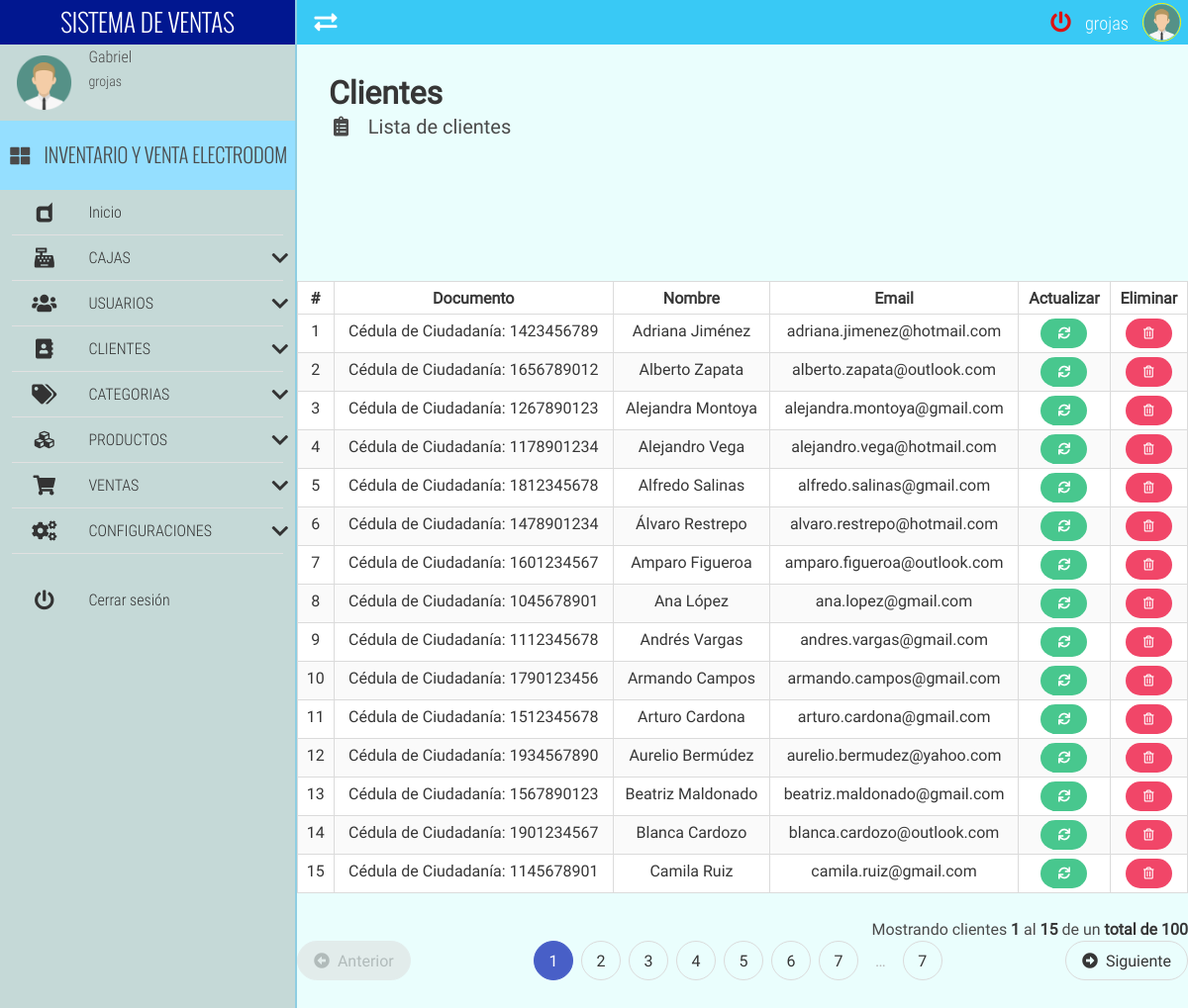
/clientList/ (signed in), run on the app's committed database.
### tables this page shows
CREATE TABLE IF NOT EXISTS `cliente` (
  `cliente_id` int NOT NULL AUTO_INCREMENT,
  `cliente_tipo_documento` varchar(20) NOT NULL,
  `cliente_numero_documento` varchar(35) NOT NULL,
  `cliente_nombre` varchar(50) NOT NULL,
  `cliente_apellido` varchar(50) NOT NULL,
  `cliente_provincia` varchar(30) NOT NULL,
  `cliente_ciudad` varchar(30) NOT NULL,
  `cliente_direccion` varchar(70) NOT NULL,
  `cliente_telefono` varchar(20) NOT NULL,
  `cliente_email` varchar(50) NOT NULL,
  PRIMARY KEY (`cliente_id`)
);

### app/controllers/clientController.php (the view, shortened to what this page needs)
<?php
	class clientController extends mainModel{
		public function listarClienteControlador($pagina,$registros,$url,$busqueda){
			$pagina=$this->limpiarCadena($pagina);
			$registros=$this->limpiarCadena($registros);
			$url=$this->limpiarCadena($url);
			$url=APP_URL.$url."/";
			$busqueda=$this->limpiarCadena($busqueda);
			$tabla="";
			$pagina = (isset($pagina) && $pagina>0) ? (int) $pagina : 1;
			$inicio = ($pagina>0) ? (($pagina * $registros)-$registros) : 0;
			if(isset($busqueda) && $busqueda!=""){
				$consulta_datos="SELECT * FROM cliente WHERE ((cliente_id!='1') AND (cliente_tipo_documento LIKE '%$busqueda%' OR cliente_numero_documento LIKE '%$busqueda%' OR cliente_nombre LIKE '%$busqueda%' OR cliente_apellido LIKE '%$busqueda%' OR cliente_email LIKE '%$busqueda%' OR cliente_provincia LIKE '%$busqueda%' OR cliente_ciudad LIKE '%$busqueda%')) ORDER BY cliente_nombre ASC LIMIT $inicio,$registros";
				$consulta_total="SELECT COUNT(cliente_id) FROM cliente WHERE ((cliente_id!='1') AND (cliente_tipo_documento LIKE '%$busqueda%' OR cliente_numero_documento LIKE '%$busqueda%' OR cliente_nombre LIKE '%$busqueda%' OR cliente_apellido LIKE '%$busqueda%' OR cliente_email LIKE '%$busqueda%' OR cliente_provincia LIKE '%$busqueda%' OR cliente_ciudad LIKE '%$busqueda%'))";
			}else{
				$consulta_datos="SELECT * FROM cliente WHERE cliente_id!='1' ORDER BY cliente_nombre ASC LIMIT $inicio,$registros";
				$consulta_total="SELECT COUNT(cliente_id) FROM cliente WHERE cliente_id!='1'";
			}
			$datos = $this->ejecutarConsulta($consulta_datos);
			$datos = $datos->fetchAll();
			$total = $this->ejecutarConsulta($consulta_total);
			$total = (int) $total->fetchColumn();
			$numeroPaginas =ceil($total/$registros);
			$tabla.='
		        <div class="table-container">
		        <table class="table is-bordered is-striped is-narrow is-hoverable is-fullwidth">
		            <thead>
		                <tr>
		                    <th class="has-text-centered">#</th>
		                    <th class="has-text-centered">Documento</th>
		                    <th class="has-text-centered">Nombre</th>
		                    <th class="has-text-centered">Email</th>
		                    <th class="has-text-centered">Actualizar</th>
		                    <th class="has-text-centered">Eliminar</th>
		                </tr>
		            </thead>
		            <tbody>
		    ';
		    if($total>=1 && $pagina<=$numeroPaginas){
				$contador=$inicio+1;
				$pag_inicio=$inicio+1;
				foreach($datos as $rows){
					$tabla.='
						<tr class="has-text-centered" >
							<td>'.$contador.'</td>
							<td>'.$rows['cliente_tipo_documento'].': '.$rows['cliente_numero_documento'].'</td>
							<td>'.$rows['cliente_nombre'].' '.$rows['cliente_apellido'].'</td>
							<td>'.$rows['cliente_email'].'</td>
			                <td>
			                    <a href="'.APP_URL.'clientUpdate/'.$rows['cliente_id'].'/" class="button is-success is-rounded is-small">
			                    	<i class="fas fa-sync fa-fw"></i>
			                    </a>
			                </td>
			                <td>
			                	<form class="FormularioAjax" action="'.APP_URL.'app/ajax/clienteAjax.php" method="POST" autocomplete="off" >
			                		<input type="hidden" name="modulo_cliente" value="eliminar">
			                		<input type="hidden" name="cliente_id" value="'.$rows['cliente_id'].'">
			                    	<button type="submit" class="button is-danger is-rounded is-small">
			                    		<i class="far fa-trash-alt fa-fw"></i>
			                    	</button>
			                    </form>
			                </td>
						</tr>
					';
					$contador++;
				}
				$pag_final=$contador-1;
			}
			$tabla.='</tbody></table></div>';
			if($total>0 && $pagina<=$numeroPaginas){
				$tabla.='<p class="has-text-right">Mostrando clientes <strong>'.$pag_inicio.'</strong> al <strong>'.$pag_final.'</strong> de un <strong>total de '.$total.'</strong></p>';
				$tabla.=$this->paginadorTablas($pagina,$numeroPaginas,$url,7);
			}
			return $tabla;
		}
	}

### app/views/css/all.css (style rules this page uses)
.fa-fw { text-align: center; width: 1.25em; }
.fa-sync:before { content: "\f021"; }
.fa-trash-alt:before { content: "\f2ed"; }
.far { font-family: 'Font Awesome 5 Free'; font-weight: 400; }

### app/views/css/estilos.css (style rules this page uses)
body,html { height: 100%; width: 100%; margin: 0; padding: 0; font-size: 16px; font-family: "RobotoRegular"; position: relative; background-color: #fff; }

### data on the page
cliente: cliente_tipo_documento "Cédula de Ciudadanía", cliente_numero_documento "1423456789", cliente_nombre "Adriana", cliente_apellido "Jiménez", cliente_email "adriana.jimenez@hotmail.com"
cliente: cliente_tipo_documento "Cédula de Ciudadanía", cliente_numero_documento "1656789012", cliente_nombre "Alberto", cliente_apellido "Zapata", cliente_email "alberto.zapata@outlook.com"
cliente: cliente_tipo_documento "Cédula de Ciudadanía", cliente_numero_documento "1267890123", cliente_nombre "Alejandra", cliente_apellido "Montoya", cliente_email "alejandra.montoya@gmail.com"
cliente: cliente_tipo_documento "Cédula de Ciudadanía", cliente_numero_documento "1178901234", cliente_nombre "Alejandro", cliente_apellido "Vega", cliente_email "alejandro.vega@hotmail.com"
cliente: cliente_tipo_documento "Cédula de Ciudadanía", cliente_numero_documento "1812345678", cliente_nombre "Alfredo", cliente_apellido "Salinas", cliente_email "alfredo.salinas@gmail.com"
cliente: cliente_tipo_documento "Cédula de Ciudadanía", cliente_numero_documento "1478901234", cliente_nombre "Álvaro", cliente_apellido "Restrepo", cliente_email "alvaro.restrepo@hotmail.com"
cliente: cliente_tipo_documento "Cédula de Ciudadanía", cliente_numero_documento "1601234567", cliente_nombre "Amparo", cliente_apellido "Figueroa", cliente_email "amparo.figueroa@outlook.com"
cliente: cliente_tipo_documento "Cédula de Ciudadanía", cliente_numero_documento "1045678901", cliente_nombre "Ana", cliente_apellido "López", cliente_email "ana.lopez@gmail.com"
cliente: cliente_tipo_documento "Cédula de Ciudadanía", cliente_numero_documento "1112345678", cliente_nombre "Andrés", cliente_apellido "Vargas", cliente_email "andres.vargas@gmail.com"
cliente: cliente_tipo_documento "Cédula de Ciudadanía", cliente_numero_documento "1790123456", cliente_nombre "Armando", cliente_apellido "Campos", cliente_email "armando.campos@gmail.com"
cliente: cliente_tipo_documento "Cédula de Ciudadanía", cliente_numero_documento "1512345678", cliente_nombre "Arturo", cliente_apellido "Cardona", cliente_email "arturo.cardona@gmail.com"
cliente: cliente_tipo_documento "Cédula de Ciudadanía", cliente_numero_documento "1934567890", cliente_nombre "Aurelio", cliente_apellido "Bermúdez", cliente_email "aurelio.bermudez@yahoo.com"
cliente: cliente_tipo_documento "Cédula de Ciudadanía", cliente_numero_documento "1567890123", cliente_nombre "Beatriz", cliente_apellido "Maldonado", cliente_email "beatriz.maldonado@gmail.com"
cliente: cliente_tipo_documento "Cédula de Ciudadanía", cliente_numero_documento "1901234567", cliente_nombre "Blanca", cliente_apellido "Cardozo", cliente_email "blanca.cardozo@outlook.com"
cliente: cliente_tipo_documento "Cédula de Ciudadanía", cliente_numero_documento "1145678901", cliente_nombre "Camila", cliente_apellido "Ruiz", cliente_email "camila.ruiz@gmail.com"

### other printed values
$_SESSION['nombre'] "Gabriel"
$_SESSION['usuario'] "grojas"
APP_NAME "INVENTARIO Y VENTA ELECTRODOM"
$pag_inicio "1"
$pag_final "15"
$total "100"
$numeroPaginas "7"
